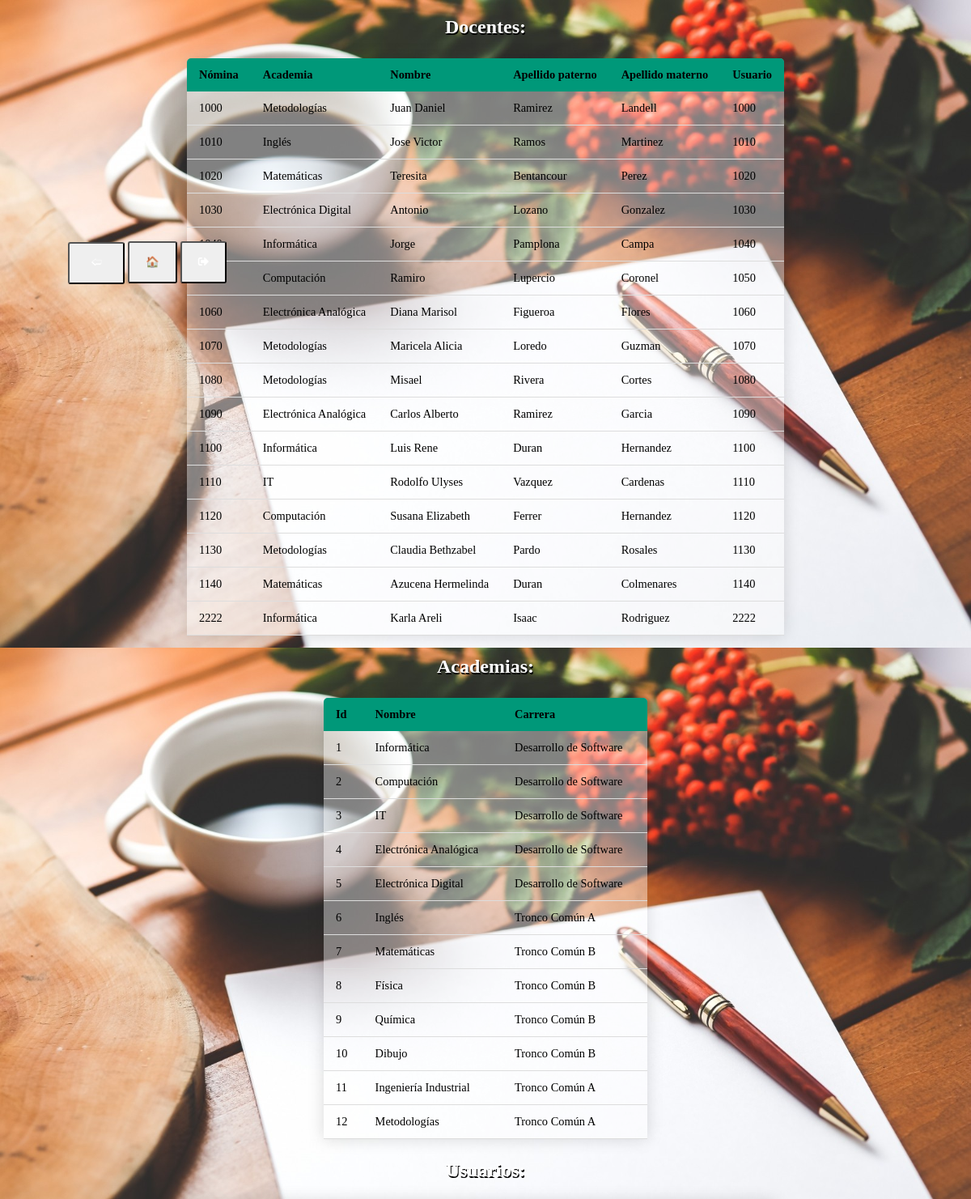
/php/mostrarDocente.php (signed in, upper part), run on the app's committed database.
### tables this page shows
CREATE TABLE `docente` (
  `id_docente` int(11) NOT NULL,
  `id_academia` int(11) DEFAULT NULL,
  `apellido_materno` varchar(20) DEFAULT NULL,
  `apellido_paterno` varchar(10) DEFAULT NULL,
  `nombre` varchar(20) DEFAULT NULL,
  `id_usuario` int(11) DEFAULT NULL
);

CREATE TABLE `academia` (
  `id_academia` int(11) NOT NULL,
  `nombre` varchar(50) DEFAULT NULL,
  `id_carrera` int(11) DEFAULT NULL
);

CREATE TABLE `usuario` (
  `id_usuario` int(11) NOT NULL,
  `usuario` varchar(20) DEFAULT NULL,
  `contrasena` varchar(255) DEFAULT NULL,
  `tipo_usuario` char(1) DEFAULT NULL
);

CREATE TABLE `carrera` (
  `id_carrera` int(11) NOT NULL,
  `nombre` varchar(50) DEFAULT NULL
);

### php/mostrarDocente.php (the view, shortened to what this page needs)
<!DOCTYPE html PUBLIC "-//W3C//DTD XHTML 1.1//EN"
	"http://www.w3.org/TR/xhtml11/DTD/xhtml11.dtd">
<html xmlns="http://www.w3.org/1999/xhtml" xml:lang="en">
<head>
	<link rel='stylesheet' type='text/css' href='../css/estilos.css' media='all'>
	<link rel="stylesheet" href="https://use.fontawesome.com/releases/v5.7.0/css/all.css">
</head>
<body>
	<div class="btnesControl">
		<button type="button" name="back" onclick="window.location.href='../html/docente.php';" class="botonBack" value="">&#129184;</button>
		<button type="button" name="home" onclick="window.location.href='../html/menuAdm.php';" class="botonHome">&#127968;</button>
		<button type="button" name="logout" onclick="window.location.href='logout.php';" class="botonHome"><i class="fas fa-sign-out-alt"></i></button>
	</div>
<?php
include 'conexion.php';
echo "<h2>Docentes:</h2>";
$sql="select docente.id_docente, academia.nombre as nombreAcademia, docente.nombre as nombreDocente,docente.apellido_paterno,docente.apellido_materno, usuario.usuario from docente inner join academia on docente.id_academia = academia.id_academia inner join usuario on docente.id_usuario = usuario.id_usuario;";
$resultado=mysqli_query($conexion,$sql);
echo "<table>\n
<thead>
<tr>
<th>Nómina</th>
<th>Academia</th>
<th>Nombre</th>
<th>Apellido paterno</th>
<th>Apellido materno</th>
<th>Usuario</th>
</tr>
</thead>
";
while($filas=mysqli_fetch_assoc($resultado))
{
	echo "<tr>";
	echo "<td>".$filas['id_docente']."</td>";
	echo "<td>".$filas['nombreAcademia']."</td>";
	echo "<td>".$filas['nombreDocente']."</td>";
	echo "<td>".$filas['apellido_paterno']."</td>";
	echo "<td>".$filas['apellido_materno']."</td>";
	echo "<td>".$filas['usuario']."</td>";
	echo "</tr>";
}
echo "</table>";
	echo "<h2>Academias:</h2>";
	$sql="select academia.id_academia, academia.nombre as nombreAcademia, carrera.nombre as nombreCarrera from academia inner join carrera on academia.id_carrera = carrera.id_carrera;";
$resultado=mysqli_query($conexion,$sql);
echo "<table>\n
	<thead>
	<tr>
	<th>Id</th>
	<th>Nombre</th>
	<th>Carrera</th>
	</tr>
	</thead>
";
while($filas=mysqli_fetch_assoc($resultado))
{
		echo "<tr>";
		echo "<td>".$filas['id_academia']."</td>";
		echo "<td>".$filas['nombreAcademia']."</td>";
		echo "<td>".$filas['nombreCarrera']."</td>";
		echo "</tr>";
}
echo "</table>";
echo "<h2>Usuarios:</h2>";
?>
</body>
</html>

### css/estilos.css (style rules this page uses)
body { background-image: url(../imagenes/fondo.jpg); background-size: 100vw 100vh; background-attachment: fixed; }
h1,h2 { text-shadow: 1px 2px black; color:white; text-align: center; }
table { border-collapse: collapse; margin: 25px 0; font-size: 0.9em; min-width: 400px; background:rgba(255,255,255,0.4); margin-left: auto; margin-right: auto; border-radius: 5px 5px 0 0; overflow: hidden; box-shadow: 0 0 20px rgba(0,0,0,0.15); word-break: break-all; word-wrap:break-word; }
table thead tr { background-color: #009879; color: black; text-align: left; font-weight: bold; }
table th, table td { padding:12px 15px; }
table tbody tr { border-bottom: 1px solid #dddddd; }
.btnesControl { position:fixed; left:7%; top:10%; }
.botonHome { height: 52px; padding: 10px; padding-left:20px; padding-right:20px; border-radius:3px; color: white; animation-name:bgchange; animation-duration:3s; animation-iteration-count:infinite; }
.botonBack { width: 70px; height: 52px; padding: 10px; padding-left:10px; padding-right:10px; border-radius:3px; color: white; animation-name:bgchange; animation-duration:3s; animation-iteration-count:infinite; }

### data on the page
docente: id_docente "1000", id_academia.nombre "Metodologías", nombre "Juan Daniel", apellido_paterno "Ramirez", apellido_materno "Landell", id_usuario.usuario "1000"
docente: id_docente "1010", id_academia.nombre "Inglés", nombre "Jose Victor", apellido_paterno "Ramos", apellido_materno "Martinez", id_usuario.usuario "1010"
docente: id_docente "1020", id_academia.nombre "Matemáticas", nombre "Teresita", apellido_paterno "Bentancour", apellido_materno "Perez", id_usuario.usuario "1020"
docente: id_docente "1030", id_academia.nombre "Electrónica Digital", nombre "Antonio", apellido_paterno "Lozano", apellido_materno "Gonzalez", id_usuario.usuario "1030"
docente: id_academia.nombre "Informática", nombre "Jorge", apellido_paterno "Pamplona", apellido_materno "Campa", id_usuario.usuario "1040"
docente: id_academia.nombre "Computación", nombre "Ramiro", apellido_paterno "Lupercio", apellido_materno "Coronel", id_usuario.usuario "1050"
docente: id_docente "1060", id_academia.nombre "Electrónica Analógica", nombre "Diana Marisol", apellido_paterno "Figueroa", apellido_materno "Flores", id_usuario.usuario "1060"
docente: id_docente "1070", id_academia.nombre "Metodologías", nombre "Maricela Alicia", apellido_paterno "Loredo", apellido_materno "Guzman", id_usuario.usuario "1070"
docente: id_docente "1080", id_academia.nombre "Metodologías", nombre "Misael", apellido_paterno "Rivera", apellido_materno "Cortes", id_usuario.usuario "1080"
docente: id_docente "1090", id_academia.nombre "Electrónica Analógica", nombre "Carlos Alberto", apellido_paterno "Ramirez", apellido_materno "Garcia", id_usuario.usuario "1090"
docente: id_docente "1100", id_academia.nombre "Informática", nombre "Luis Rene", apellido_paterno "Duran", apellido_materno "Hernandez", id_usuario.usuario "1100"
docente: id_docente "1110", id_academia.nombre "IT", nombre "Rodolfo Ulyses", apellido_paterno "Vazquez", apellido_materno "Cardenas", id_usuario.usuario "1110"
docente: id_docente "1120", id_academia.nombre "Computación", nombre "Susana Elizabeth", apellido_paterno "Ferrer", apellido_materno "Hernandez", id_usuario.usuario "1120"
docente: id_docente "1130", id_academia.nombre "Metodologías", nombre "Claudia Bethzabel", apellido_paterno "Pardo", apellido_materno "Rosales", id_usuario.usuario "1130"
docente: id_docente "1140", id_academia.nombre "Matemáticas", nombre "Azucena Hermelinda", apellido_paterno "Duran", apellido_materno "Colmenares", id_usuario.usuario "1140"
docente: id_docente "2222", id_academia.nombre "Informática", nombre "Karla Areli", apellido_paterno "Isaac", apellido_materno "Rodriguez", id_usuario.usuario "2222"
academia: id_academia "1", nombre "Informática", id_carrera.nombre "Desarrollo de Software"
academia: id_academia "2", nombre "Computación", id_carrera.nombre "Desarrollo de Software"
academia: id_academia "3", nombre "IT", id_carrera.nombre "Desarrollo de Software"
academia: id_academia "4", nombre "Electrónica Analógica", id_carrera.nombre "Desarrollo de Software"
academia: id_academia "5", nombre "Electrónica Digital", id_carrera.nombre "Desarrollo de Software"
academia: id_academia "6", nombre "Inglés", id_carrera.nombre "Tronco Común A"
academia: id_academia "7", nombre "Matemáticas", id_carrera.nombre "Tronco Común B"
academia: id_academia "8", nombre "Física", id_carrera.nombre "Tronco Común B"
academia: id_academia "9", nombre "Química", id_carrera.nombre "Tronco Común B"
academia: id_academia "10", nombre "Dibujo", id_carrera.nombre "Tronco Común B"
academia: id_academia "11", nombre "Ingeniería Industrial", id_carrera.nombre "Tronco Común A"
academia: id_academia "12", nombre "Metodologías", id_carrera.nombre "Tronco Común A"
